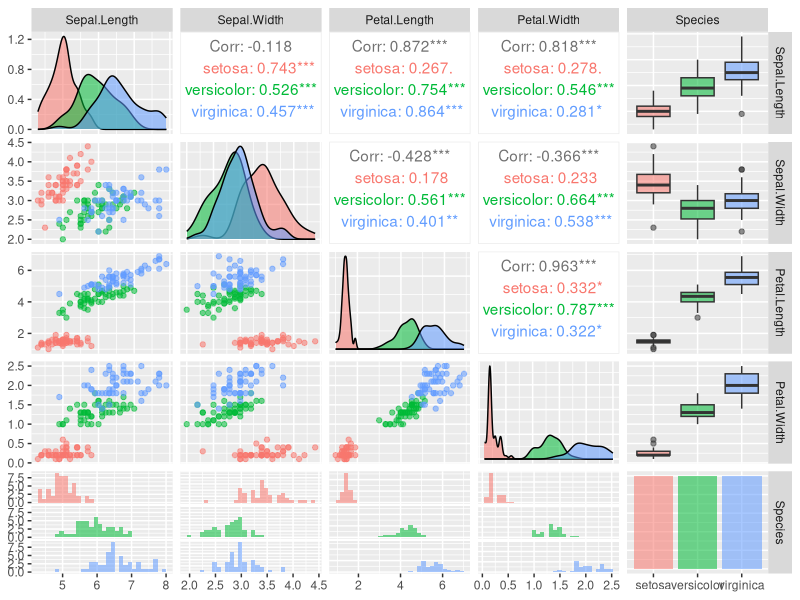
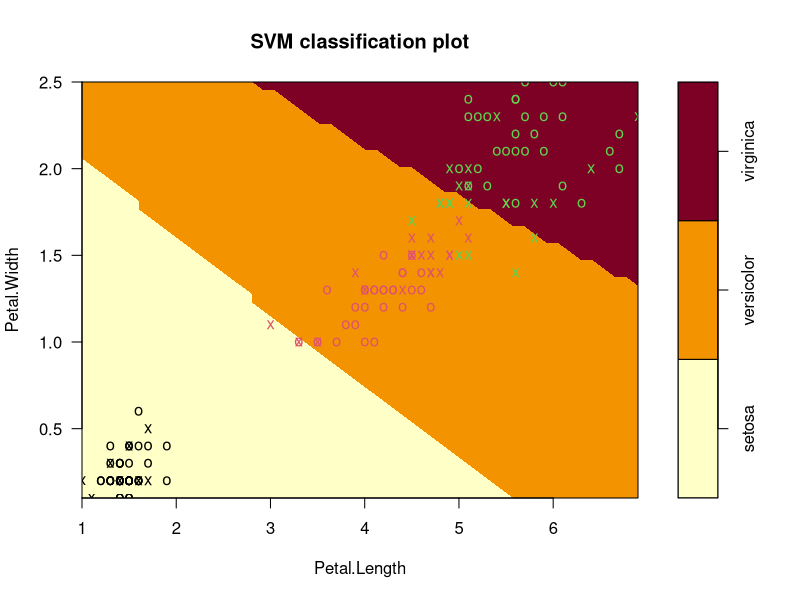

Reproduce these figures in R, in order.
#e1071 will be used for Support Vector Classification.
install.packages("e1071")
install.packages("GGally")
install.packages("ggplot2")

library(e1071)
library(GGally)
library(ggplot2)

#get the dataset
data(iris)

#explore the data
str(iris)
head(iris,3)

#Create the SVM model
svm_model <- svm(Species ~ ., data=iris,
                 kernel="radial") #linear/polynomial/sigmoid

#Lets have a closer look at the parameters 
#and judge before hand if a good model can be created or not.
ggpairs(iris, ggplot2::aes(colour = Species, alpha = 0.4))

#We can clearly see from the Histograms of Petal.length 
#and Petal.width that we can clearly seperate out Setosa species with very high confidence.

#However, Versicolor and Virginica Species are overlapped. 
#If we look at the scatterplot of Sepal.Length vs Petal.Length 
#and Petal.Width vs Petal.Length, 
#we can distintly see a seperator that can be draw between the groups of Species.

#Looks like we can just use Petal.Width and Petal.Length as parameters 
#and come with a good model. SVM seems to be a very good model for this type of data.

plot(svm_model, data=iris,
     Petal.Width~Petal.Length,
     slice = list(Sepal.Width=3, Sepal.Length=4) 
)

#from the graph you can see data, support vector(represented by cross sign) 
#and decision boundry, belong to 3 types of species

#White color represented predicted class for second species(versicolor)

#Pink color represented predicted class for third species(virginica)

#Also we have 52 Support vector, 
#8 of them belongs to first species
#(You can see 8 cross in first class), 
#22 of them belongs to second species, 
#21 of them belongs to third species.

#Predict each Species
#Confusion matrix and missclassification error
pred = predict(svm_model,iris)
tab = table(Predicted=pred, Actual = iris$Species)
tab

#Get missclassification rate
1-sum(diag(tab)/sum(tab))

#How did the model do?
#What is the accuracy rate?

# Model does very well.

# Accuracy rate for this model is 0.973333



